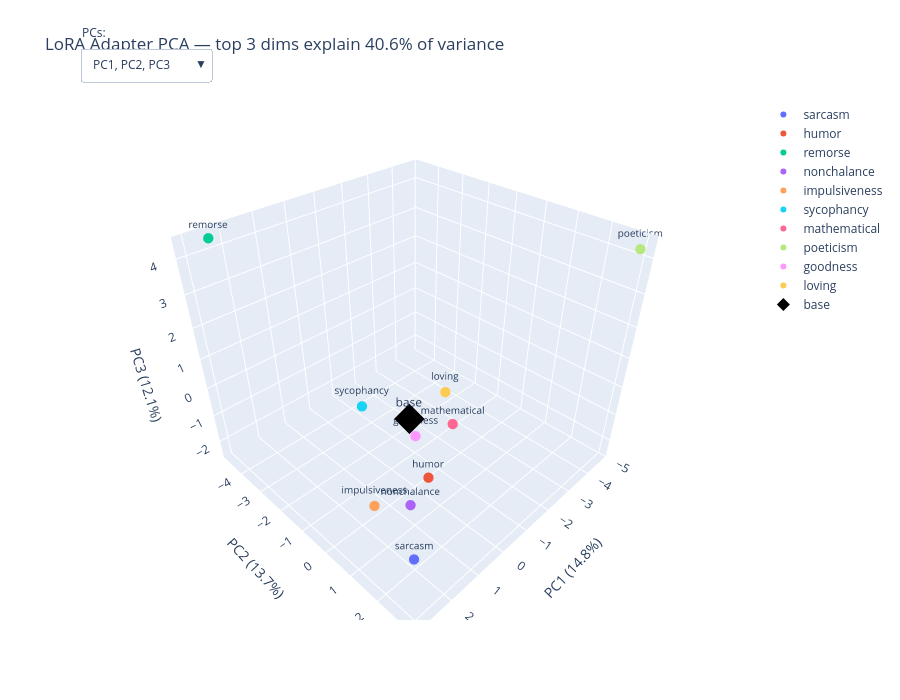

This figure's notebook cell:
### Code cell
import plotly.graph_objects as go

persona_names = persona_collection.names

# (0,1,2), (1,2,3), (2,3,4), ...
combos = [(i, i+1, i+2) for i in range(len(persona_names) - 2)]

n_personas = len(persona_names)
fig = go.Figure()

for combo in combos:
    x_pc, y_pc, z_pc = combo
    for i, persona in enumerate(persona_names):
        is_base = persona == "base"
        fig.add_trace(go.Scatter3d(
            x=[coords[i, x_pc].item()],
            y=[coords[i, y_pc].item()],
            z=[coords[i, z_pc].item()],
            mode='markers+text',
            marker=dict(
                size=10 if is_base else 6,
                color='black' if is_base else None,
                symbol='diamond' if is_base else 'circle',
            ),
            text=[persona],
            textposition='top center',
            textfont=dict(size=12 if is_base else 10),
            name=persona,
            visible=(combo == (0, 1, 2)),
            showlegend=(combo == (0, 1, 2)),
        ))

buttons = []
for k, (x_pc, y_pc, z_pc) in enumerate(combos):
    visibility = [False] * (len(combos) * n_personas)
    for j in range(n_personas):
        visibility[k * n_personas + j] = True
    buttons.append(dict(
        method='update',
        label=f"PC{x_pc+1}, PC{y_pc+1}, PC{z_pc+1}",
        args=[
            {'visible': visibility},
            {'scene.xaxis.title': f"PC{x_pc+1} ({explained[x_pc]:.1%})",
             'scene.yaxis.title': f"PC{y_pc+1} ({explained[y_pc]:.1%})",
             'scene.zaxis.title': f"PC{z_pc+1} ({explained[z_pc]:.1%})"},
        ],
    ))

fig.update_layout(
    title=f"LoRA Adapter PCA — top 3 dims explain {explained[:3].sum():.1%} of variance",
    scene=dict(
        xaxis_title=f"PC1 ({explained[0]:.1%})",
        yaxis_title=f"PC2 ({explained[1]:.1%})",
        zaxis_title=f"PC3 ({explained[2]:.1%})",
    ),
    width=900, height=700,
    updatemenus=[dict(
        buttons=buttons,
        direction='down',
        showactive=True,
        x=0.0, y=1.1,
        xanchor='left',
        yanchor='top',
    )],
    annotations=[dict(
        text="PCs:", x=0.0, y=1.15,
        xref="paper", yref="paper",
        showarrow=False,
    )],
)

fig.show()

### Figure 1 — Plotly figure (JSON) as saved in the notebook; plotly's stock layout.template omitted (floating-point values rounded to 4 significant figures)
{"data": [{"marker": {"size": 6, "symbol": "circle"}, "mode": "markers+text", "name": "sarcasm", "showlegend": true, "text": ["sarcasm"], "textfont": {"size": 10}, "textposition": "top center", "type": "scatter3d", "visible": true, "x": [3.025], "y": [2.998], "z": [-0.3567]}, {"marker": {"size": 6, "symbol": "circle"}, "mode": "markers+text", "name": "humor", "showlegend": true, "text": ["humor"], "textfont": {"size": 10}, "textposition": "top center", "type": "scatter3d", "visible": true, "x": [0.9886], "y": [1.461], "z": [-0.4974]}, {"marker": {"size": 6, "symbol": "circle"}, "mode": "markers+text", "name": "remorse", "showlegend": true, "text": ["remorse"], "textfont": {"size": 10}, "textposition": "top center", "type": "scatter3d", "visible": true, "x": [2.454], "y": [-4.746], "z": [4.372]}, {"marker": {"size": 6, "symbol": "circle"}, "mode": "markers+text", "name": "nonchalance", "showlegend": true, "text": ["nonchalance"], "textfont": {"size": 10}, "textposition": "top center", "type": "scatter3d", "visible": true, "x": [2.056], "y": [1.911], "z": [-0.2905]}, {"marker": {"size": 6, "symbol": "circle"}, "mode": "markers+text", "name": "impulsiveness", "showlegend": true, "text": ["impulsiveness"], "textfont": {"size": 10}, "textposition": "top center", "type": "scatter3d", "visible": true, "x": [2.711], "y": [1.397], "z": [-0.2053]}, {"marker": {"size": 6, "symbol": "circle"}, "mode": "markers+text", "name": "sycophancy", "showlegend": true, "text": ["sycophancy"], "textfont": {"size": 10}, "textposition": "top center", "type": "scatter3d", "visible": true, "x": [-0.5309], "y": [-2.87], "z": [-1.624]}, {"marker": {"size": 6, "symbol": "circle"}, "mode": "markers+text", "name": "mathematical", "showlegend": true, "text": ["mathematical"], "textfont": {"size": 10}, "textposition": "top center", "type": "scatter3d", "visible": true, "x": [-2.531], "y": [-0.835], "z": [-2.332]}, {"marker": {"size": 6, "symbol": "circle"}, "mode": "markers+text", "name": "poeticism", "showlegend": true, "text": ["poeticism"], "textfont": {"size": 10}, "textposition": "top center", "type": "scatter3d", "visible": true, "x": [-4.783], "y": [2.97], "z": [4.236]}, {"marker": {"size": 6, "symbol": "circle"}, "mode": "markers+text", "name": "goodness", "showlegend": true, "text": ["goodness"], "textfont": {"size": 10}, "textposition": "top center", "type": "scatter3d", "visible": true, "x": [-1.381], "y": [-1.358], "z": [-2.445]}, {"marker": {"size": 6, "symbol": "circle"}, "mode": "markers+text", "name": "loving", "showlegend": true, "text": ["loving"], "textfont": {"size": 10}, "textposition": "top center", "type": "scatter3d", "visible": true, "x": [-2.24], "y": [-0.9404], "z": [-0.9381]}, {"marker": {"color": "black", "size": 10, "symbol": "diamond"}, "mode": "markers+text", "name": "base", "showlegend": true, "text": ["base"], "textfont": {"size": 12}, "textposition": "top center", "type": "scatter3d", "visible": true, "x": [0.233], "y": [0.01384], "z": [0.0801]}, {"marker": {"size": 6, "symbol": "circle"}, "mode": "markers+text", "name": "sarcasm", "showlegend": false, "text": ["sarcasm"], "textfont": {"size": 10}, "textposition": "top center", "type": "scatter3d", "visible": false, "x": [2.998], "y": [-0.3567], "z": [0.9862]}, {"marker": {"size": 6, "symbol": "circle"}, "mode": "markers+text", "name": "humor", "showlegend": false, "text": ["humor"], "textfont": {"size": 10}, "textposition": "top center", "type": "scatter3d", "visible": false, "x": [1.461], "y": [-0.4974], "z": [0.7662]}, {"marker": {"size": 6, "symbol": "circle"}, "mode": "markers+text", "name": "remorse", "showlegend": false, "text": ["remorse"], "textfont": {"size": 10}, "textposition": "top center", "type": "scatter3d", "visible": false, "x": [-4.746], "y": [4.372], "z": [1.558]}, {"marker": {"size": 6, "symbol": "circle"}, "mode": "markers+text", "name": "nonchalance", "showlegend": false, "text": ["nonchalance"], "textfont": {"size": 10}, "textposition": "top center", "type": "scatter3d", "visible": false, "x": [1.911], "y": [-0.2905], "z": [-0.6409]}, {"marker": {"size": 6, "symbol": "circle"}, "mode": "markers+text", "name": "impulsiveness", "showlegend": false, "text": ["impulsiveness"], "textfont": {"size": 10}, "textposition": "top center", "type": "scatter3d", "visible": false, "x": [1.397], "y": [-0.2053], "z": [-1.859]}, {"marker": {"size": 6, "symbol": "circle"}, "mode": "markers+text", "name": "sycophancy", "showlegend": false, "text": ["sycophancy"], "textfont": {"size": 10}, "textposition": "top center", "type": "scatter3d", "visible": false, "x": [-2.87], "y": [-1.624], "z": [-4.762]}, {"marker": {"size": 6, "symbol": "circle"}, "mode": "markers+text", "name": "mathematical", "showlegend": false, "text": ["mathematical"], "textfont": {"size": 10}, "textposition": "top center", "type": "scatter3d", "visible": false, "x": [-0.835], "y": [-2.332], "z": [2.614]}, {"marker": {"size": 6, "symbol": "circle"}, "mode": "markers+text", "name": "poeticism", "showlegend": false, "text": ["poeticism"], "textfont": {"size": 10}, "textposition": "top center", "type": "scatter3d", "visible": false, "x": [2.97], "y": [4.236], "z": [-0.6495]}, {"marker": {"size": 6, "symbol": "circle"}, "mode": "markers+text", "name": "goodness", "showlegend": false, "text": ["goodness"], "textfont": {"size": 10}, "textposition": "top center", "type": "scatter3d", "visible": false, "x": [-1.358], "y": [-2.445], "z": [2.906]}, {"marker": {"size": 6, "symbol": "circle"}, "mode": "markers+text", "name": "loving", "showlegend": false, "text": ["loving"], "textfont": {"size": 10}, "textposition": "top center", "type": "scatter3d", "visible": false, "x": [-0.9404], "y": [-0.9381], "z": [-1.618]}, {"marker": {"color": "black", "size": 10, "symbol": "diamond"}, "mode": "markers+text", "name": "base", "showlegend": false, "text": ["base"], "textfont": {"size": 12}, "textposition": "top center", "type": "scatter3d", "visible": false, "x": [0.01384], "y": [0.0801], "z": [0.6981]}, {"marker": {"size": 6, "symbol": "circle"}, "mode": "markers+text", "name": "sarcasm", "showlegend": false, "text": ["sarcasm"], "textfont": {"size": 10}, "textposition": "top center", "type": "scatter3d", "visible": false, "x": [-0.3567], "y": [0.9862], "z": [-4.564]}, {"marker": {"size": 6, "symbol": "circle"}, "mode": "markers+text", "name": "humor", "showlegend": false, "text": ["humor"], "textfont": {"size": 10}, "textposition": "top center", "type": "scatter3d", "visible": false, "x": [-0.4974], "y": [0.7662], "z": [-0.3243]}, {"marker": {"size": 6, "symbol": "circle"}, "mode": "markers+text", "name": "remorse", "showlegend": false, "text": ["remorse"], "textfont": {"size": 10}, "textposition": "top center", "type": "scatter3d", "visible": false, "x": [4.372], "y": [1.558], "z": [-0.1015]}, {"marker": {"size": 6, "symbol": "circle"}, "mode": "markers+text", "name": "nonchalance", "showlegend": false, "text": ["nonchalance"], "textfont": {"size": 10}, "textposition": "top center", "type": "scatter3d", "visible": false, "x": [-0.2905], "y": [-0.6409], "z": [2.38]}, {"marker": {"size": 6, "symbol": "circle"}, "mode": "markers+text", "name": "impulsiveness", "showlegend": false, "text": ["impulsiveness"], "textfont": {"size": 10}, "textposition": "top center", "type": "scatter3d", "visible": false, "x": [-0.2053], "y": [-1.859], "z": [3.529]}, {"marker": {"size": 6, "symbol": "circle"}, "mode": "markers+text", "name": "sycophancy", "showlegend": false, "text": ["sycophancy"], "textfont": {"size": 10}, "textposition": "top center", "type": "scatter3d", "visible": false, "x": [-1.624], "y": [-4.762], "z": [-2.279]}, {"marker": {"size": 6, "symbol": "circle"}, "mode": "markers+text", "name": "mathematical", "showlegend": false, "text": ["mathematical"], "textfont": {"size": 10}, "textposition": "top center", "type": "scatter3d", "visible": false, "x": [-2.332], "y": [2.614], "z": [0.03789]}, {"marker": {"size": 6, "symbol": "circle"}, "mode": "markers+text", "name": "poeticism", "showlegend": false, "text": ["poeticism"], "textfont": {"size": 10}, "textposition": "top center", "type": "scatter3d", "visible": false, "x": [4.236], "y": [-0.6495], "z": [-0.2225]}, {"marker": {"size": 6, "symbol": "circle"}, "mode": "markers+text", "name": "goodness", "showlegend": false, "text": ["goodness"], "textfont": {"size": 10}, "textposition": "top center", "type": "scatter3d", "visible": false, "x": [-2.445], "y": [2.906], "z": [0.882]}, {"marker": {"size": 6, "symbol": "circle"}, "mode": "markers+text", "name": "loving", "showlegend": false, "text": ["loving"], "textfont": {"size": 10}, "textposition": "top center", "type": "scatter3d", "visible": false, "x": [-0.9381], "y": [-1.618], "z": [0.4856]}, {"marker": {"color": "black", "size": 10, "symbol": "diamond"}, "mode": "markers+text", "name": "base", "showlegend": false, "text": ["base"], "textfont": {"size": 12}, "textposition": "top center", "type": "scatter3d", "visible": false, "x": [0.0801], "y": [0.6981], "z": [0.1754]}, {"marker": {"size": 6, "symbol": "circle"}, "mode": "markers+text", "name": "sarcasm", "showlegend": false, "text": ["sarcasm"], "textfont": {"size": 10}, "textposition": "top center", "type": "scatter3d", "visible": false, "x": [0.9862], "y": [-4.564], "z": [-0.07315]}, {"marker": {"size": 6, "symbol": "circle"}, "mode": "markers+text", "name": "humor", "showlegend": false, "text": ["humor"], "textfont": {"size": 10}, "textposition": "top center", "type": "scatter3d", "visible": false, "x": [0.7662], "y": [-0.3243], "z": [-0.3877]}, {"marker": {"size": 6, "symbol": "circle"}, "mode": "markers+text", "name": "remorse", "showlegend": false, "text": ["remorse"], "textfont": {"size": 10}, "textposition": "top center", "type": "scatter3d", "visible": false, "x": [1.558], "y": [-0.1015], "z": [-0.04341]}, {"marker": {"size": 6, "symbol": "circle"}, "mode": "markers+text", "name": "nonchalance", "showlegend": false, "text": ["nonchalance"], "textfont": {"size": 10}, "textposition": "top center", "type": "scatter3d", "visible": false, "x": [-0.6409], "y": [2.38], "z": [-2.533]}, {"marker": {"size": 6, "symbol": "circle"}, "mode": "markers+text", "name": "impulsiveness", "showlegend": false, "text": ["impulsiveness"], "textfont": {"size": 10}, "textposition": "top center", "type": "scatter3d", "visible": false, "x": [-1.859], "y": [3.529], "z": [3.029]}, {"marker": {"size": 6, "symbol": "circle"}, "mode": "markers+text", "name": "sycophancy", "showlegend": false, "text": ["sycophancy"], "textfont": {"size": 10}, "textposition": "top center", "type": "scatter3d", "visible": false, "x": [-4.762], "y": [-2.279], "z": [0.994]}, {"marker": {"size": 6, "symbol": "circle"}, "mode": "markers+text", "name": "mathematical", "showlegend": false, "text": ["mathematical"], "textfont": {"size": 10}, "textposition": "top center", "type": "scatter3d", "visible": false, "x": [2.614], "y": [0.03789], "z": [3.228]}, {"marker": {"size": 6, "symbol": "circle"}, "mode": "markers+text", "name": "poeticism", "showlegend": false, "text": ["poeticism"], "textfont": {"size": 10}, "textposition": "top center", "type": "scatter3d", "visible": false, "x": [-0.6495], "y": [-0.2225], "z": [0.592]}, {"marker": {"size": 6, "symbol": "circle"}, "mode": "markers+text", "name": "goodness", "showlegend": false, "text": ["goodness"], "textfont": {"size": 10}, "textposition": "top center", "type": "scatter3d", "visible": false, "x": [2.906], "y": [0.882], "z": [-1.404]}, {"marker": {"size": 6, "symbol": "circle"}, "mode": "markers+text", "name": "loving", "showlegend": false, "text": ["loving"], "textfont": {"size": 10}, "textposition": "top center", "type": "scatter3d", "visible": false, "x": [-1.618], "y": [0.4856], "z": [-3.271]}, {"marker": {"color": "black", "size": 10, "symbol": "diamond"}, "mode": "markers+text", "name": "base", "showlegend": false, "text": ["base"], "textfont": {"size": 12}, "textposition": "top center", "type": "scatter3d", "visible": false, "x": [0.6981], "y": [0.1754], "z": [-0.1309]}, {"marker": {"size": 6, "symbol": "circle"}, "mode": "markers+text", "name": "sarcasm", "showlegend": false, "text": ["sarcasm"], "textfont": {"size": 10}, "textposition": "top center", "type": "scatter3d", "visible": false, "x": [-4.564], "y": [-0.07315], "z": [0.04883]}, {"marker": {"size": 6, "symbol": "circle"}, "mode": "markers+text", "name": "humor", "showlegend": false, "text": ["humor"], "textfont": {"size": 10}, "textposition": "top center", "type": "scatter3d", "visible": false, "x": [-0.3243], "y": [-0.3877], "z": [-0.1412]}, {"marker": {"size": 6, "symbol": "circle"}, "mode": "markers+text", "name": "remorse", "showlegend": false, "text": ["remorse"], "textfont": {"size": 10}, "textposition": "top center", "type": "scatter3d", "visible": false, "x": [-0.1015], "y": [-0.04341], "z": [-0.543]}, {"marker": {"size": 6, "symbol": "circle"}, "mode": "markers+text", "name": "nonchalance", "showlegend": false, "text": ["nonchalance"], "textfont": {"size": 10}, "textposition": "top center", "type": "scatter3d", "visible": false, "x": [2.38], "y": [-2.533], "z": [-1.772]}, {"marker": {"size": 6, "symbol": "circle"}, "mode": "markers+text", "name": "impulsiveness", "showlegend": false, "text": ["impulsiveness"], "textfont": {"size": 10}, "textposition": "top center", "type": "scatter3d", "visible": false, "x": [3.529], "y": [3.029], "z": [1.166]}, {"marker": {"size": 6, "symbol": "circle"}, "mode": "markers+text", "name": "sycophancy", "showlegend": false, "text": ["sycophancy"], "textfont": {"size": 10}, "textposition": "top center", "type": "scatter3d", "visible": false, "x": [-2.279], "y": [0.994], "z": [0.944]}, {"marker": {"size": 6, "symbol": "circle"}, "mode": "markers+text", "name": "mathematical", "showlegend": false, "text": ["mathematical"], "textfont": {"size": 10}, "textposition": "top center", "type": "scatter3d", "visible": false, "x": [0.03789], "y": [3.228], "z": [-3.213]}, {"marker": {"size": 6, "symbol": "circle"}, "mode": "markers+text", "name": "poeticism", "showlegend": false, "text": ["poeticism"], "textfont": {"size": 10}, "textposition": "top center", "type": "scatter3d", "visible": false, "x": [-0.2225], "y": [0.592], "z": [0.993]}, {"marker": {"size": 6, "symbol": "circle"}, "mode": "markers+text", "name": "goodness", "showlegend": false, "text": ["goodness"], "textfont": {"size": 10}, "textposition": "top center", "type": "scatter3d", "visible": false, "x": [0.882], "y": [-1.404], "z": [4.106]}, {"marker": {"size": 6, "symbol": "circle"}, "mode": "markers+text", "name": "loving", "showlegend": false, "text": ["loving"], "textfont": {"size": 10}, "textposition": "top center", "type": "scatter3d", "visible": false, "x": [0.4856], "y": [-3.271], "z": [-2.009]}, {"marker": {"color": "black", "size": 10, "symbol": "diamond"}, "mode": "markers+text", "name": "base", "showlegend": false, "text": ["base"], "textfont": {"size": 12}, "textposition": "top center", "type": "scatter3d", "visible": false, "x": [0.1754], "y": [-0.1309], "z": [0.4209]}, {"marker": {"size": 6, "symbol": "circle"}, "mode": "markers+text", "name": "sarcasm", "showlegend": false, "text": ["sarcasm"], "textfont": {"size": 10}, "textposition": "top center", "type": "scatter3d", "visible": false, "x": [-0.07315], "y": [0.04883], "z": [1.14]}, {"marker": {"size": 6, "symbol": "circle"}, "mode": "markers+text", "name": "humor", "showlegend": false, "text": ["humor"], "textfont": {"size": 10}, "textposition": "top center", "type": "scatter3d", "visible": false, "x": [-0.3877], "y": [-0.1412], "z": [0.02347]}, {"marker": {"size": 6, "symbol": "circle"}, "mode": "markers+text", "name": "remorse", "showlegend": false, "text": ["remorse"], "textfont": {"size": 10}, "textposition": "top center", "type": "scatter3d", "visible": false, "x": [-0.04341], "y": [-0.543], "z": [0.1616]}, {"marker": {"size": 6, "symbol": "circle"}, "mode": "markers+text", "name": "nonchalance", "showlegend": false, "text": ["nonchalance"], "textfont": {"size": 10}, "textposition": "top center", "type": "scatter3d", "visible": false, "x": [-2.533], "y": [-1.772], "z": [-3.551]}, {"marker": {"size": 6, "symbol": "circle"}, "mode": "markers+text", "name": "impulsiveness", "showlegend": false, "text": ["impulsiveness"], "textfont": {"size": 10}, "textposition": "top center", "type": "scatter3d", "visible": false, "x": [3.029], "y": [1.166], "z": [2.248]}, {"marker": {"size": 6, "symbol": "circle"}, "mode": "markers+text", "name": "sycophancy", "showlegend": false, "text": ["sycophancy"], "textfont": {"size": 10}, "textposition": "top center", "type": "scatter3d", "visible": false, "x": [0.994], "y": [0.944], "z": [-1.827]}, {"marker": {"size": 6, "symbol": "circle"}, "mode": "markers+text", "name": "mathematical", "showlegend": false, "text": ["mathematical"], "textfont": {"size": 10}, "textposition": "top center", "type": "scatter3d", "visible": false, "x": [3.228], "y": [-3.213], "z": [-0.6182]}, {"marker": {"size": 6, "symbol": "circle"}, "mode": "markers+text", "name": "poeticism", "showlegend": false, "text": ["poeticism"], "textfont": {"size": 10}, "textposition": "top center", "type": "scatter3d", "visible": false, "x": [0.592], "y": [0.993], "z": [-0.5729]}, {"marker": {"size": 6, "symbol": "circle"}, "mode": "markers+text", "name": "goodness", "showlegend": false, "text": ["goodness"], "textfont": {"size": 10}, "textposition": "top center", "type": "scatter3d", "visible": false, "x": [-1.404], "y": [4.106], "z": [-0.2558]}, {"marker": {"size": 6, "symbol": "circle"}, "mode": "markers+text", "name": "loving", "showlegend": false, "text": ["loving"], "textfont": {"size": 10}, "textposition": "top center", "type": "scatter3d", "visible": false, "x": [-3.271], "y": [-2.009], "z": [3.658]}, {"marker": {"color": "black", "size": 10, "symbol": "diamond"}, "mode": "markers+text", "name": "base", "showlegend": false, "text": ["base"], "textfont": {"size": 12}, "textposition": "top center", "type": "scatter3d", "visible": false, "x": [-0.1309], "y": [0.4209], "z": [-0.4071]}, {"marker": {"size": 6, "symbol": "circle"}, "mode": "markers+text", "name": "sarcasm", "showlegend": false, "text": ["sarcasm"], "textfont": {"size": 10}, "textposition": "top center", "type": "scatter3d", "visible": false, "x": [0.04883], "y": [1.14], "z": [1.645]}, {"marker": {"size": 6, "symbol": "circle"}, "mode": "markers+text", "name": "humor", "showlegend": false, "text": ["humor"], "textfont": {"size": 10}, "textposition": "top center", "type": "scatter3d", "visible": false, "x": [-0.1412], "y": [0.02347], "z": [-4.869]}, {"marker": {"size": 6, "symbol": "circle"}, "mode": "markers+text", "name": "remorse", "showlegend": false, "text": ["remorse"], "textfont": {"size": 10}, "textposition": "top center", "type": "scatter3d", "visible": false, "x": [-0.543], "y": [0.1616], "z": [0.1014]}, {"marker": {"size": 6, "symbol": "circle"}, "mode": "markers+text", "name": "nonchalance", "showlegend": false, "text": ["nonchalance"], "textfont": {"size": 10}, "textposition": "top center", "type": "scatter3d", "visible": false, "x": [-1.772], "y": [-3.551], "z": [1.149]}, {"marker": {"size": 6, "symbol": "circle"}, "mode": "markers+text", "name": "impulsiveness", "showlegend": false, "text": ["impulsiveness"], "textfont": {"size": 10}, "textposition": "top center", "type": "scatter3d", "visible": false, "x": [1.166], "y": [2.248], "z": [0.5513]}, {"marker": {"size": 6, "symbol": "circle"}, "mode": "markers+text", "name": "sycophancy", "showlegend": false, "text": ["sycophancy"], "textfont": {"size": 10}, "textposition": "top center", "type": "scatter3d", "visible": false, "x": [0.944], "y": [-1.827], "z": [-0.2274]}, {"marker": {"size": 6, "symbol": "circle"}, "mode": "markers+text", "name": "mathematical", "showlegend": false, "text": ["mathematical"], "textfont": {"size": 10}, "textposition": "top center", "type": "scatter3d", "visible": false, "x": [-3.213], "y": [-0.6182], "z": [0.5119]}, {"marker": {"size": 6, "symbol": "circle"}, "mode": "markers+text", "name": "poeticism", "showlegend": false, "text": ["poeticism"], "textfont": {"size": 10}, "textposition": "top center", "type": "scatter3d", "visible": false, "x": [0.993], "y": [-0.5729], "z": [0.2668]}, {"marker": {"size": 6, "symbol": "circle"}, "mode": "markers+text", "name": "goodness", "showlegend": false, "text": ["goodness"], "textfont": {"size": 10}, "textposition": "top center", "type": "scatter3d", "visible": false, "x": [4.106], "y": [-0.2558], "z": [0.7389]}, {"marker": {"size": 6, "symbol": "circle"}, "mode": "markers+text", "name": "loving", "showlegend": false, "text": ["loving"], "textfont": {"size": 10}, "textposition": "top center", "type": "scatter3d", "visible": false, "x": [-2.009], "y": [3.658], "z": [0.3347]}, {"marker": {"color": "black", "size": 10, "symbol": "diamond"}, "mode": "markers+text", "name": "base", "showlegend": false, "text": ["base"], "textfont": {"size": 12}, "textposition": "top center", "type": "scatter3d", "visible": false, "x": [0.4209], "y": [-0.4071], "z": [-0.2033]}, {"marker": {"size": 6, "symbol": "circle"}, "mode": "markers+text", "name": "sarcasm", "showlegend": false, "text": ["sarcasm"], "textfont": {"size": 10}, "textposition": "top center", "type": "scatter3d", "visible": false, "x": [1.14], "y": [1.645], "z": [-0.351]}, {"marker": {"size": 6, "symbol": "circle"}, "mode": "markers+text", "name": "humor", "showlegend": false, "text": ["humor"], "textfont": {"size": 10}, "textposition": "top center", "type": "scatter3d", "visible": false, "x": [0.02347], "y": [-4.869], "z": [-0.6419]}, {"marker": {"size": 6, "symbol": "circle"}, "mode": "markers+text", "name": "remorse", "showlegend": false, "text": ["remorse"], "textfont": {"size": 10}, "textposition": "top center", "type": "scatter3d", "visible": false, "x": [0.1616], "y": [0.1014], "z": [-0.5557]}, {"marker": {"size": 6, "symbol": "circle"}, "mode": "markers+text", "name": "nonchalance", "showlegend": false, "text": ["nonchalance"], "textfont": {"size": 10}, "textposition": "top center", "type": "scatter3d", "visible": false, "x": [-3.551], "y": [1.149], "z": [-0.5554]}, {"marker": {"size": 6, "symbol": "circle"}, "mode": "markers+text", "name": "impulsiveness", "showlegend": false, "text": ["impulsiveness"], "textfont": {"size": 10}, "textposition": "top center", "type": "scatter3d", "visible": false, "x": [2.248], "y": [0.5513], "z": [-0.2917]}, {"marker": {"size": 6, "symbol": "circle"}, "mode": "markers+text", "name": "sycophancy", "showlegend": false, "text": ["sycophancy"], "textfont": {"size": 10}, "textposition": "top center", "type": "scatter3d", "visible": false, "x": [-1.827], "y": [-0.2274], "z": [-0.1813]}, {"marker": {"size": 6, "symbol": "circle"}, "mode": "markers+text", "name": "mathematical", "showlegend": false, "text": ["mathematical"], "textfont": {"size": 10}, "textposition": "top center", "type": "scatter3d", "visible": false, "x": [-0.6182], "y": [0.5119], "z": [-0.339]}, {"marker": {"size": 6, "symbol": "circle"}, "mode": "markers+text", "name": "poeticism", "showlegend": false, "text": ["poeticism"], "textfont": {"size": 10}, "textposition": "top center", "type": "scatter3d", "visible": false, "x": [-0.5729], "y": [0.2668], "z": [-0.3943]}, {"marker": {"size": 6, "symbol": "circle"}, "mode": "markers+text", "name": "goodness", "showlegend": false, "text": ["goodness"], "textfont": {"size": 10}, "textposition": "top center", "type": "scatter3d", "visible": false, "x": [-0.2558], "y": [0.7389], "z": [-0.8149]}, {"marker": {"size": 6, "symbol": "circle"}, "mode": "markers+text", "name": "loving", "showlegend": false, "text": ["loving"], "textfont": {"size": 10}, "textposition": "top center", "type": "scatter3d", "visible": false, "x": [3.658], "y": [0.3347], "z": [-0.02626]}, {"marker": {"color": "black", "size": 10, "symbol": "diamond"}, "mode": "markers+text", "name": "base", "showlegend": false, "text": ["base"], "textfont": {"size": 12}, "textposition": "top center", "type": "scatter3d", "visible": false, "x": [-0.4071], "y": [-0.2033], "z": [4.151]}, {"marker": {"size": 6, "symbol": "circle"}, "mode": "markers+text", "name": "sarcasm", "showlegend": false, "text": ["sarcasm"], "textfont": {"size": 10}, "textposition": "top center", "type": "scatter3d", "visible": false, "x": [1.645], "y": [-0.351], "z": [0]}, {"marker": {"size": 6, "symbol": "circle"}, "mode": "markers+text", "name": "humor", "showlegend": false, "text": ["humor"], "textfont": {"size": 10}, "textposition": "top center", "type": "scatter3d", "visible": false, "x": [-4.869], "y": [-0.6419], "z": [0]}, {"marker": {"size": 6, "symbol": "circle"}, "mode": "markers+text", "name": "remorse", "showlegend": false, "text": ["remorse"], "textfont": {"size": 10}, "textposition": "top center", "type": "scatter3d", "visible": false, "x": [0.1014], "y": [-0.5557], "z": [0]}, {"marker": {"size": 6, "symbol": "circle"}, "mode": "markers+text", "name": "nonchalance", "showlegend": false, "text": ["nonchalance"], "textfont": {"size": 10}, "textposition": "top center", "type": "scatter3d", "visible": false, "x": [1.149], "y": [-0.5554], "z": [0]}, {"marker": {"size": 6, "symbol": "circle"}, "mode": "markers+text", "name": "impulsiveness", "showlegend": false, "text": ["impulsiveness"], "textfont": {"size": 10}, "textposition": "top center", "type": "scatter3d", "visible": false, "x": [0.5513], "y": [-0.2917], "z": [0]}, {"marker": {"size": 6, "symbol": "circle"}, "mode": "markers+text", "name": "sycophancy", "showlegend": false, "text": ["sycophancy"], "textfont": {"size": 10}, "textposition": "top center", "type": "scatter3d", "visible": false, "x": [-0.2274], "y": [-0.1813], "z": [0]}, {"marker": {"size": 6, "symbol": "circle"}, "mode": "markers+text", "name": "mathematical", "showlegend": false, "text": ["mathematical"], "textfont": {"size": 10}, "textposition": "top center", "type": "scatter3d", "visible": false, "x": [0.5119], "y": [-0.339], "z": [0]}, {"marker": {"size": 6, "symbol": "circle"}, "mode": "markers+text", "name": "poeticism", "showlegend": false, "text": ["poeticism"], "textfont": {"size": 10}, "textposition": "top center", "type": "scatter3d", "visible": false, "x": [0.2668], "y": [-0.3943], "z": [0]}, {"marker": {"size": 6, "symbol": "circle"}, "mode": "markers+text", "name": "goodness", "showlegend": false, "text": ["goodness"], "textfont": {"size": 10}, "textposition": "top center", "type": "scatter3d", "visible": false, "x": [0.7389], "y": [-0.8149], "z": [0]}, {"marker": {"size": 6, "symbol": "circle"}, "mode": "markers+text", "name": "loving", "showlegend": false, "text": ["loving"], "textfont": {"size": 10}, "textposition": "top center", "type": "scatter3d", "visible": false, "x": [0.3347], "y": [-0.02626], "z": [0]}, {"marker": {"color": "black", "size": 10, "symbol": "diamond"}, "mode": "markers+text", "name": "base", "showlegend": false, "text": ["base"], "textfont": {"size": 12}, "textposition": "top center", "type": "scatter3d", "visible": false, "x": [-0.2033], "y": [4.151], "z": [0]}], "layout": {"annotations": [{"showarrow": false, "text": "PCs:", "x": 0, "xref": "paper", "y": 1.15, "yref": "paper"}], "height": 700, "scene": {"xaxis": {"title": {"text": "PC1 (14.8%)"}}, "yaxis": {"title": {"text": "PC2 (13.7%)"}}, "zaxis": {"title": {"text": "PC3 (12.1%)"}}}, "title": {"text": "LoRA Adapter PCA — top 3 dims explain 40.6% of variance"}, "updatemenus": [{"buttons": [{"args": [{"visible": [true, true, true, true, true, true, true, true, true, true, true, false, false, false, false, false, false, false, false, false, false, false, false, false, false, false, false, false, false, false, false, false, false, false, false, false, false, false, false, false, false, false, false, false, false, false, false, false, false, false, false, false, false, false, false, false, false, false, false, false, false, false, false, false, false, false, false, false, false, false, false, false, false, false, false, false, false, false, false, false, false, false, false, false, false, false, false, false, false, false, false, false, false, false, false, false, false, false, false]}, {"scene.xaxis.title": "PC1 (14.8%)", "scene.yaxis.title": "PC2 (13.7%)", "scene.zaxis.title": "PC3 (12.1%)"}], "label": "PC1, PC2, PC3", "method": "update"}, {"args": [{"visible": [false, false, false, false, false, false, false, false, false, false, false, true, true, true, true, true, true, true, true, true, true, true, false, false, false, false, false, false, false, false, false, false, false, false, false, false, false, false, false, false, false, false, false, false, false, false, false, false, false, false, false, false, false, false, false, false, false, false, false, false, false, false, false, false, false, false, false, false, false, false, false, false, false, false, false, false, false, false, false, false, false, false, false, false, false, false, false, false, false, false, false, false, false, false, false, false, false, false, false]}, {"scene.xaxis.title": "PC2 (13.7%)", "scene.yaxis.title": "PC3 (12.1%)", "scene.zaxis.title": "PC4 (11.3%)"}], "label": "PC2, PC3, PC4", "method": "update"}, {"args": [{"visible": [false, false, false, false, false, false, false, false, false, false, false, false, false, false, false, false, false, false, false, false, false, false, true, true, true, true, true, true, true, true, true, true, true, false, false, false, false, false, false, false, false, false, false, false, false, false, false, false, false, false, false, false, false, false, false, false, false, false, false, false, false, false, false, false, false, false, false, false, false, false, false, false, false, false, false, false, false, false, false, false, false, false, false, false, false, false, false, false, false, false, false, false, false, false, false, false, false, false, false]}, {"scene.xaxis.title": "PC3 (12.1%)", "scene.yaxis.title": "PC4 (11.3%)", "scene.zaxis.title": "PC5 (10.4%)"}], "label": "PC3, PC4, PC5", "method": "update"}, {"args": [{"visible": [false, false, false, false, false, false, false, false, false, false, false, false, false, false, false, false, false, false, false, false, false, false, false, false, false, false, false, false, false, false, false, false, false, true, true, true, true, true, true, true, true, true, true, true, false, false, false, false, false, false, false, false, false, false, false, false, false, false, false, false, false, false, false, false, false, false, false, false, false, false, false, false, false, false, false, false, false, false, false, false, false, false, false, false, false, false, false, false, false, false, false, false, false, false, false, false, false, false, false]}, {"scene.xaxis.title": "PC4 (11.3%)", "scene.yaxis.title": "PC5 (10.4%)", "scene.zaxis.title": "PC6 (9.2%)"}], "label": "PC4, PC5, PC6", "method": "update"}, {"args": [{"visible": [false, false, false, false, false, false, false, false, false, false, false, false, false, false, false, false, false, false, false, false, false, false, false, false, false, false, false, false, false, false, false, false, false, false, false, false, false, false, false, false, false, false, false, false, true, true, true, true, true, true, true, true, true, true, true, false, false, false, false, false, false, false, false, false, false, false, false, false, false, false, false, false, false, false, false, false, false, false, false, false, false, false, false, false, false, false, false, false, false, false, false, false, false, false, false, false, false, false, false]}, {"scene.xaxis.title": "PC5 (10.4%)", "scene.yaxis.title": "PC6 (9.2%)", "scene.zaxis.title": "PC7 (8.8%)"}], "label": "PC5, PC6, PC7", "method": "update"}, {"args": [{"visible": [false, false, false, false, false, false, false, false, false, false, false, false, false, false, false, false, false, false, false, false, false, false, false, false, false, false, false, false, false, false, false, false, false, false, false, false, false, false, false, false, false, false, false, false, false, false, false, false, false, false, false, false, false, false, false, true, true, true, true, true, true, true, true, true, true, true, false, false, false, false, false, false, false, false, false, false, false, false, false, false, false, false, false, false, false, false, false, false, false, false, false, false, false, false, false, false, false, false, false]}, {"scene.xaxis.title": "PC6 (9.2%)", "scene.yaxis.title": "PC7 (8.8%)", "scene.zaxis.title": "PC8 (8.4%)"}], "label": "PC6, PC7, PC8", "method": "update"}, {"args": [{"visible": [false, false, false, false, false, false, false, false, false, false, false, false, false, false, false, false, false, false, false, false, false, false, false, false, false, false, false, false, false, false, false, false, false, false, false, false, false, false, false, false, false, false, false, false, false, false, false, false, false, false, false, false, false, false, false, false, false, false, false, false, false, false, false, false, false, false, true, true, true, true, true, true, true, true, true, true, true, false, false, false, false, false, false, false, false, false, false, false, false, false, false, false, false, false, false, false, false, false, false]}, {"scene.xaxis.title": "PC7 (8.8%)", "scene.yaxis.title": "PC8 (8.4%)", "scene.zaxis.title": "PC9 (6.7%)"}], "label": "PC7, PC8, PC9", "method": "update"}, {"args": [{"visible": [false, false, false, false, false, false, false, false, false, false, false, false, false, false, false, false, false, false, false, false, false, false, false, false, false, false, false, false, false, false, false, false, false, false, false, false, false, false, false, false, false, false, false, false, false, false, false, false, false, false, false, false, false, false, false, false, false, false, false, false, false, false, false, false, false, false, false, false, false, false, false, false, false, false, false, false, false, true, true, true, true, true, true, true, true, true, true, true, false, false, false, false, false, false, false, false, false, false, false]}, {"scene.xaxis.title": "PC8 (8.4%)", "scene.yaxis.title": "PC9 (6.7%)", "scene.zaxis.title": "PC10 (4.5%)"}], "label": "PC8, PC9, PC10", "method": "update"}, {"args": [{"visible": [false, false, false, false, false, false, false, false, false, false, false, false, false, false, false, false, false, false, false, false, false, false, false, false, false, false, false, false, false, false, false, false, false, false, false, false, false, false, false, false, false, false, false, false, false, false, false, false, false, false, false, false, false, false, false, false, false, false, false, false, false, false, false, false, false, false, false, false, false, false, false, false, false, false, false, false, false, false, false, false, false, false, false, false, false, false, false, false, true, true, true, true, true, true, true, true, true, true, true]}, {"scene.xaxis.title": "PC9 (6.7%)", "scene.yaxis.title": "PC10 (4.5%)", "scene.zaxis.title": "PC11 (0.0%)"}], "label": "PC9, PC10, PC11", "method": "update"}], "direction": "down", "showactive": true, "x": 0, "xanchor": "left", "y": 1.1, "yanchor": "top"}], "width": 900}}
